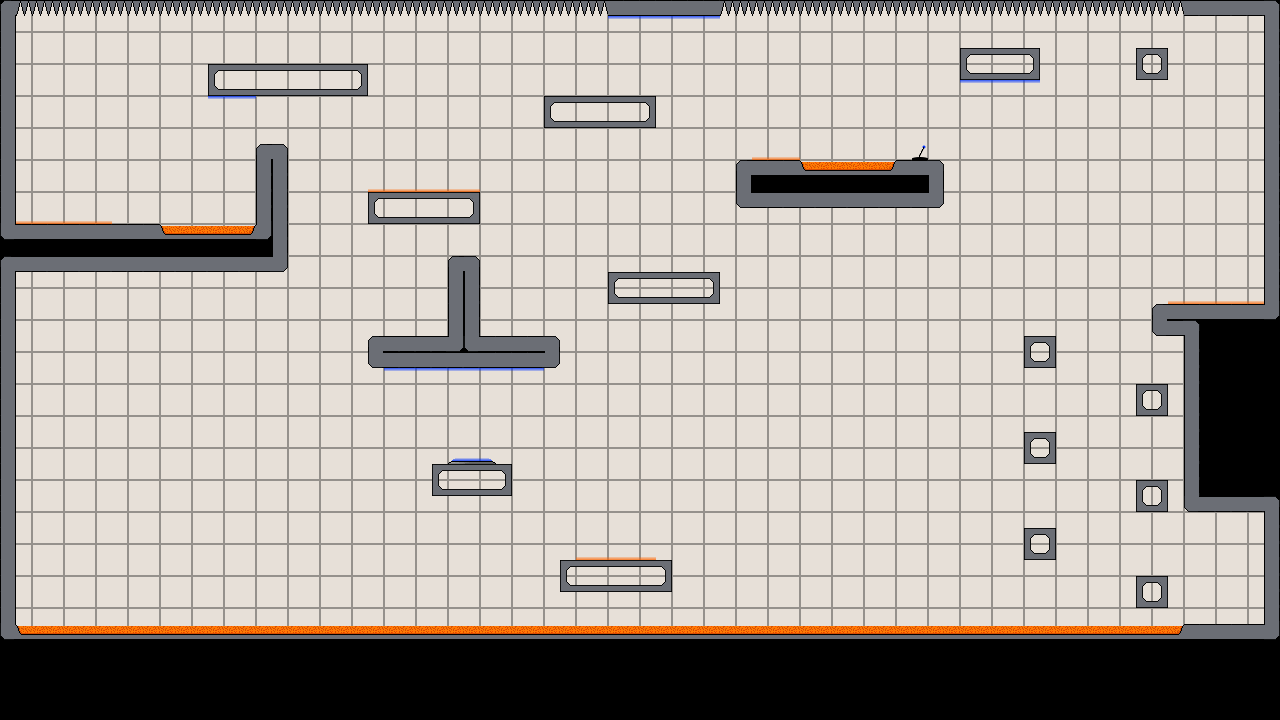

Below is a game level as drawn by its tile map, then a one-line description and the .tmx that defines it (tile-layer data replaced by summaries):
An orthogonal 80x45 tile map with 16x16 px tiles, 8 tile layers (background, walls, switches, gravTiles, ...) and 1 object (spawnPoint1).

<map version="1.0" orientation="orthogonal" width="80" height="45" tilewidth="16" tileheight="16">
 <tileset firstgid="1" name="interiorTileset" tilewidth="16" tileheight="16">
  <image source="interiorTileset.png" trans="ff00ff" width="144" height="64" />
 </tileset>
 <layer name="background" width="80" height="45">
  <data>[3600 cells, 3600 non-empty, 5 distinct tile ids]</data>
 </layer>
 <layer name="walls" width="80" height="45">
  <data>[3600 cells, 364 non-empty, 20 distinct tile ids]</data>
 </layer>
 <layer name="switches" width="80" height="45">
  <data>[3600 cells, 1 non-empty, 1 distinct tile ids]</data>
 </layer>
 <layer name="gravTiles" width="80" height="45">
  <data>[3600 cells, 52 non-empty, 2 distinct tile ids]</data>
 </layer>
 <objectgroup name="spawnPoint" width="80" height="45">
  <object name="spawnPoint1" x="1225" y="595" />
 </objectgroup>
 <layer name="acid" width="80" height="45">
  <data>[3600 cells, 322 non-empty, 5 distinct tile ids]</data>
 </layer>
 <layer name="exit" width="80" height="45">
  <data>[3600 cells, 1 non-empty, 1 distinct tile ids]</data>
 </layer>
 <layer name="exitDummyTiles" width="80" height="45">
  <data>[3600 cells, 2 non-empty, 2 distinct tile ids]</data>
 </layer>
 <layer name="spikes" width="80" height="45">
  <data>[3600 cells, 63 non-empty, 1 distinct tile ids]</data>
 </layer>
</map>
